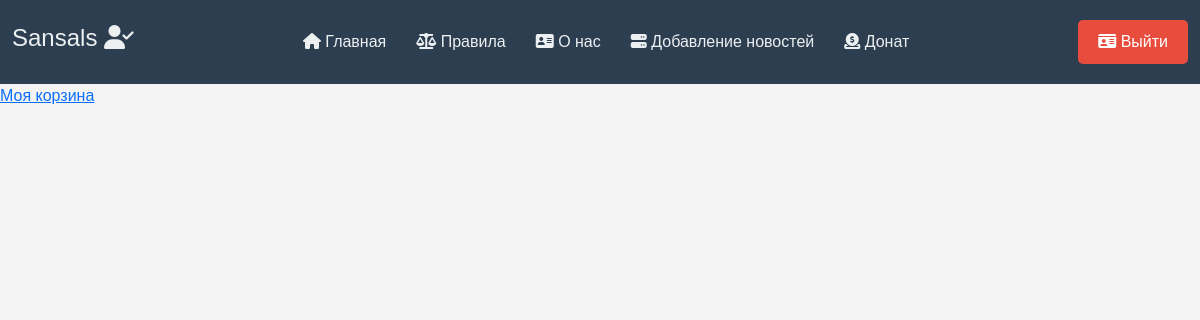
The page /shop/ (signed in) on the database as committed earlier.
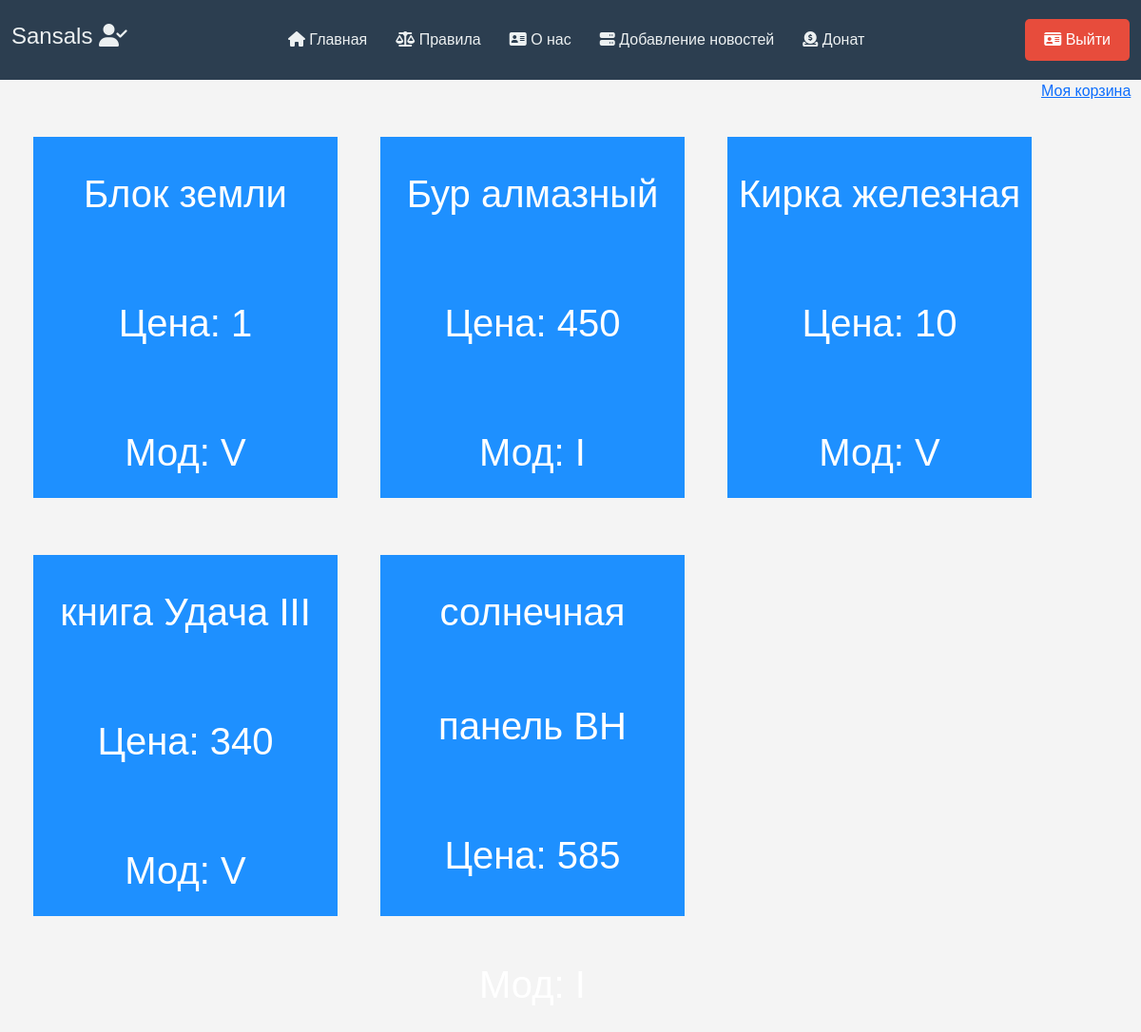
The same page on the database as committed later.
### shop/models.py (models this page shows, shortened)
class Products(models.Model):
    BLOCK = 'BL'
    TOOL = 'T'
    BOOK = 'BO'
    TYPES = {
        (BLOCK, 'Блок'),
        (TOOL, 'Инструмент'),
        (BOOK, 'Книга')
    }
    VANILA = 'V'
    IC2 = 'I'
    TERMO = 'T'
    MODES = {
        (VANILA, 'Ванила'),
        (IC2, 'Indastrial Craft2'),
        (TERMO, 'Termo')
    }
    name = models.CharField('Название', max_length=50)
    price = models.IntegerField('Цена')
    type = models.CharField('Тип товара', max_length=2, choices=TYPES)
    mode = models.CharField('Мод', max_length=1, choices= MODES)
    class Meta:
        verbose_name = 'Товар'
        verbose_name_plural = 'Товары'

### shop/views.py (the view)
# urls.py: path('', views.shopview, name="shop"),
@ login_required
def shopview(request):
    username = request.user.username
    status = User_Status.objects.get(username=request.user.id).Isverified
    balance = ViewBalance(request)
    products = Products.objects.order_by('name')
    data = {
        'username':username,
        'status': status,
        'balance': balance,
        'products': products,
    }
    return render(request, 'shop/shopview.html', data)

### shop/views.py (called while the page is built)
def ViewBalance(request):
    balance = User_Status.objects.get(username = request.user.id).balance
    return balance

### shop/templates/shop/shopview.html (shortened to what this page needs)
{% extends 'patterns/header.html' %}
{% load static %}
{% block home %}
    <link rel="stylesheet" href="{% static 'shop/style_shop.css' %}">
    <a href="{% url 'basket' %}">Моя корзина</a>
    {% for el in products %}
        <div class="product">
            <p>{{el.name}}</p>
            <p>Цена: {{el.price}}</p>
            <p>Мод: {{el.mode}}</p>
        </div>
    {% endfor %}
{% endblock %}

### home/templates/patterns/header.html
{% extends 'patterns/pattern.html' %}
{% block header %}
<header>
    <div class="container">
        <h1 class="logo">
            {% if user.is_authenticated %}
                {{username}}
                {% if status == True %}
                    <i class="fa-solid fa-user-check" alt="Подтверждённый пользователь"></i>
                {% endif %}
            {% endif %}
        </h1>
        <nav>
            <ul class="menu">
                <li><a href="{% url 'home' %}"><i class="fa-solid fa-house"></i> Главная</a></li>
                <li><a href="{% url 'rules' %}"><i class="fa-solid fa-scale-balanced"></i> Правила </a></li>
                <li><a href="{% url 'about' %}"><i class="fa-solid fa-address-card"></i> О нас</a></li>
                <li><a href="{% url 'createnews' %}"><i class="fa-solid fa-server"></i>  Добавление новостей</a></li>
                <li><a href="{% url 'shop' %}"><i class="fa-solid fa-circle-dollar-to-slot"></i> Донат</a></li>
            </ul>
        </nav>
        {% if not user.is_authenticated %}
            <a href="{% url 'auth' %}" class="register-button"><i class="fa-solid fa-id-card"></i> Регистрация/вход </a>
        {% else %}
            <a href="{% url 'logout' %}" class="register-button"><i class="fa-solid fa-id-card"></i> Выйти </a>
        {% endif %}
    </div>
</header>
{% endblock %}

### home/templates/patterns/pattern.html (shortened to what this page needs)
<!DOCTYPE html>
<html lang="ru">
<head>
    {% load static %}
    <link rel="stylesheet" href="{% static 'patterns/css/reset.css' %}">
    <link rel="stylesheet" type="text/css" href="{% static 'login/reg.css' %}">
    <link rel="stylesheet" href="https://cdn.jsdelivr.net/npm/bootstrap@5.3.3/dist/css/bootstrap.min.css">
    <link rel="stylesheet" href="{% static 'patterns/css/styleheader.css' %}">
    {% block header %}      {% endblock %}
</head>
<body>
    {% block home %}
    {% endblock %}
</body>
</html>

### login/static/login/reg.css (style rules this page uses)
body { font-family: Arial, sans-serif; background-color: #f4f4f4; justify-content: center; align-items: center; height: 100vh; margin: 0; }

### home/static/patterns/css/styleheader.css (style rules this page uses)
body { font-family: Arial, sans-serif; background-color: #f4f4f4; margin: 0; padding: 0; }
header { background-color: #2c3e50; color: #ecf0f1; padding: 20px 0; }
.container { max-width: 1200px; margin: 0 auto; display: flex; justify-content: space-between; align-items: center; }
.logo { font-size: 24px; }
nav { flex-grow: 1; }
.menu { list-style: none; padding: 0; margin: 0; display: flex; justify-content: center; }
.menu li { margin: 0 15px; }
.menu a { color: #ecf0f1; text-decoration: none; transition: color 0.3s; }
.register-button { background-color: #e74c3c; color: white; padding: 10px 20px; text-decoration: none; border-radius: 5px; transition: background-color 0.3s; }

### shop/static/shop/style_shop.css (style rules this page uses)
div.product { margin-left: 35px; float: left; line-height: 120px; font-size: 40px; background: dodgerblue; color: white; margin-top: 60px; width: 320px; height: 380px; margin-right: 10px; text-align: center; }

Rows that differ between the two databases and show on the page:
added Products: name "Блок земли", price "1", mode "V"
added Products: name "Бур алмазный", price "450", mode "I"
added Products: name "Кирка железная", price "10", mode "V"
added Products: name "книга Удача III", price "340", mode "V"
added Products: name "солнечная панель ВН", price "585"
